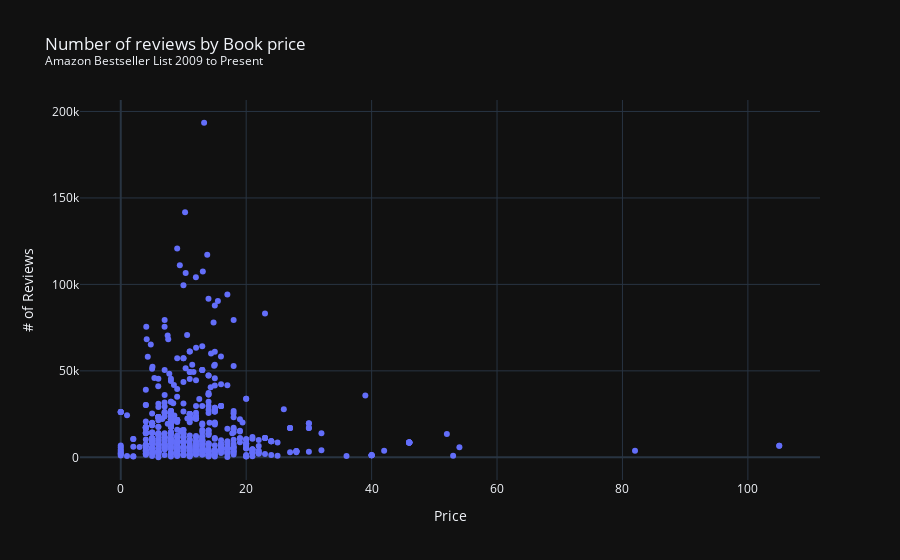

Notebook cell for this chart:
### Markdown cell above
#### Labels
Okay, we have a plot that visualizes the relationship between price and the number of reviews. But would anyone know this from the chart alone?

Let's improve the x and y-axis labels, and add a title to our plot!

### Code cell
fig = px.scatter(books, x="Price",
              y="Reviews",
              title = "Number of reviews by Book price <br><sup>Amazon Bestseller List 2009 to Present</sup>",
              labels = {"Reviews": "# of Reviews", "Prices": "Price (USD)"})

fig.show()

### Figure 1 — Plotly figure (JSON) as saved in the notebook; plotly's stock layout.template omitted (floating-point values rounded to 4 significant figures; data arrays with more than 128 entries replaced by an {"elided": "..."} marker saying what was removed)
{"data": [{"hovertemplate": "Price=%{x}<br># of Reviews=%{y}<extra></extra>", "legendgroup": "", "marker": {"color": "#636efa", "symbol": "circle"}, "mode": "markers", "name": "", "orientation": "v", "showlegend": false, "x": {"elided": "650 float values"}, "xaxis": "x", "y": {"elided": "650 float values"}, "yaxis": "y", "type": "scatter"}], "layout": {"xaxis": {"anchor": "y", "domain": [0.0, 1.0], "title": {"text": "Price"}}, "yaxis": {"anchor": "x", "domain": [0.0, 1.0], "title": {"text": "# of Reviews"}}, "legend": {"tracegroupgap": 0}, "title": {"text": "Number of reviews by Book price <br><sup>Amazon Bestseller List 2009 to Present</sup>"}}}
